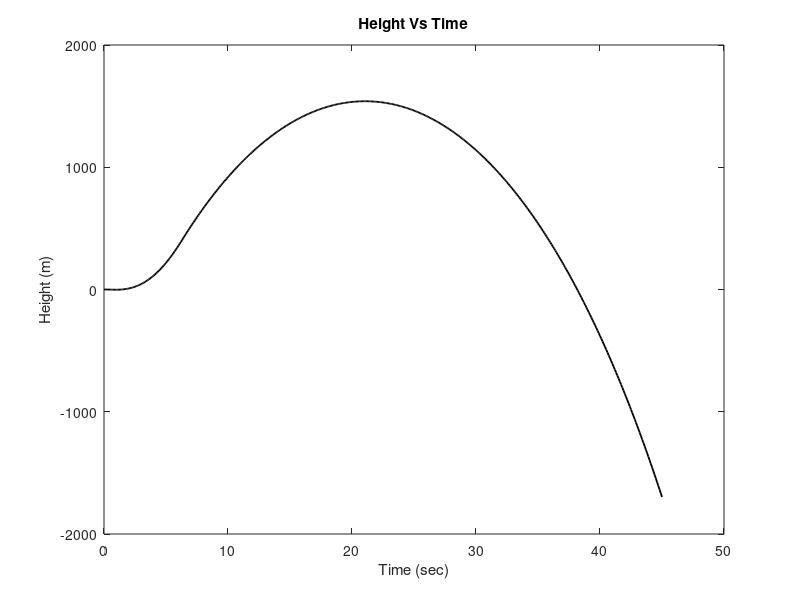
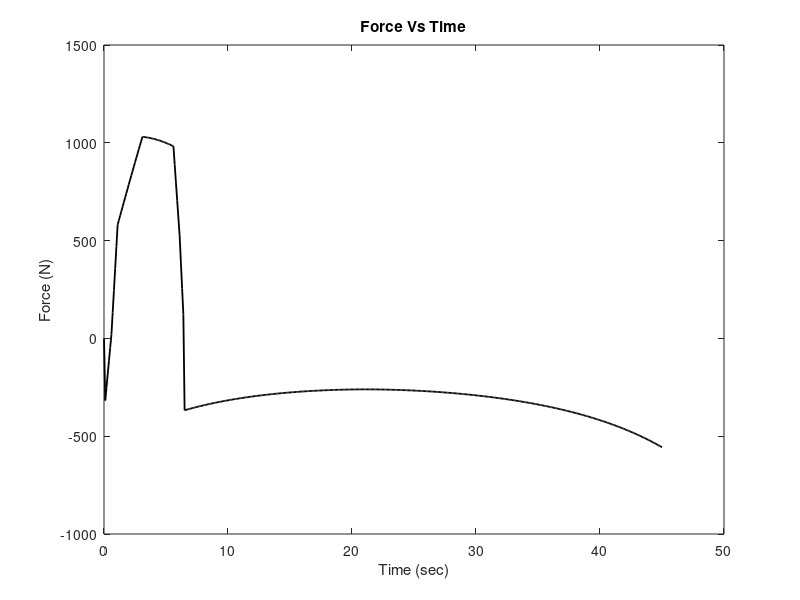
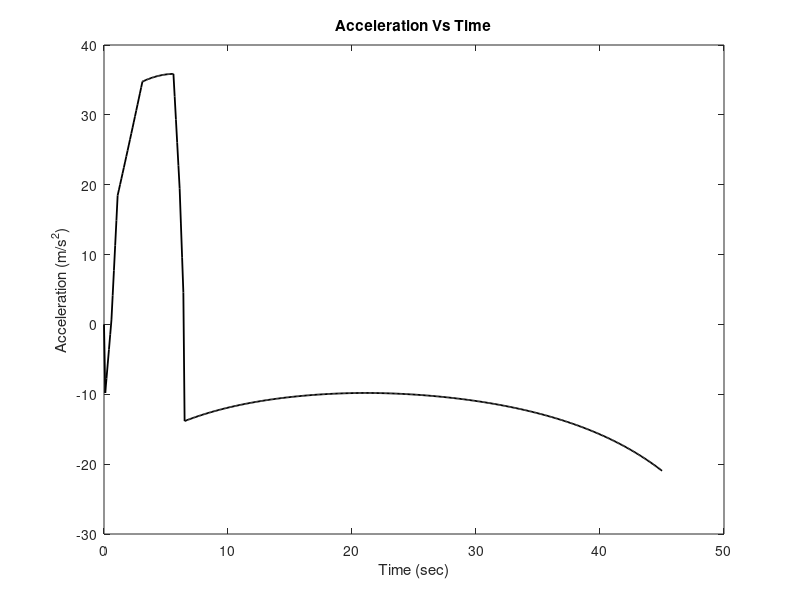
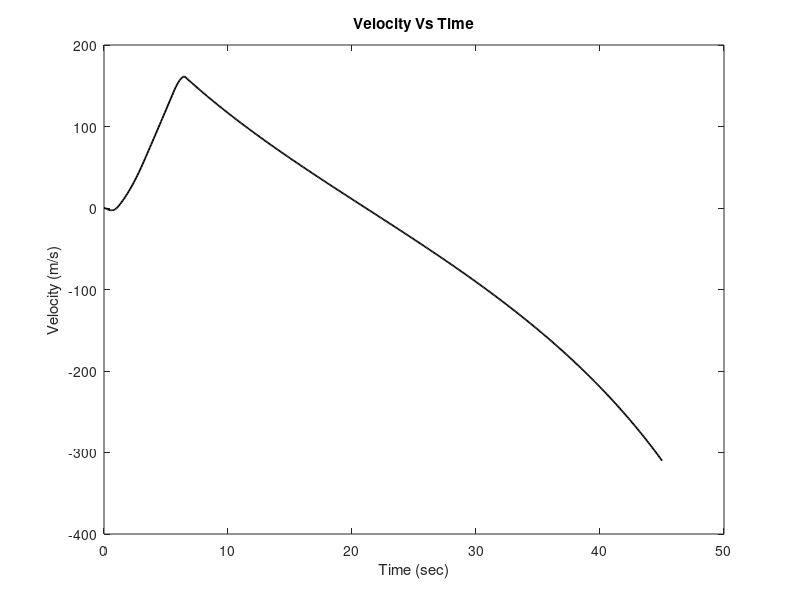

Source code (MATLAB) for these figures, in order:
%% USURPER Simulation V1
clear all 
close all 

%Initial Values
%Time Components 
    timeStart = 0;  
    timeStep = 0.1; 
    timeStop = 45;
    simulationIterator = 1;
%Drag Components
    dragForce = 0;          
    skinFrictionDrag = 0;         
    noseConeDrag = 0;           
    baseDrag = 0; 
    finDrag = 0;
    parachuteDrag = 0;
%Physical Components
    gravitationalAcceleration = 9.81;
    rocketAcceleration = 0;   
    velocity = 0;             
    height = 0; 
    thrustForce = 0;
    force = 0;
    rhoAir = zeros(((timeStop-timeStart)/timeStep)+1,2); %density vector from 0 to 3000 meters kg/m^3
    rhoAir(:,1) = linspace(0,3048,((timeStop-timeStart)/timeStep)+1);
    rhoAir(:,2) = linspace(1.225,.9093,((timeStop-timeStart)/timeStep)+1);
    runawayFullThrust = 1334.47; %300 lbf thurst in N
    runawayHalfThurst = 667.233; %150 lbf thurst in N
    
%Mass Components (g)
    %Nitrous Oxide Components 
    nitrousOxideTankEmpty  = 3968.93; 
    nitrousOxideTankFull = 9780.59;
    nitrousOxideMass = 5698.25;
    nitrousOxideTankMass = 9780.59;
    nitriousOxideMassFullFlowRate = 907.185*timeStep; %2 lbs/s flow rate in grams
    nitriousOxideMassHalfFlowRate = 453.592*timeStep; %1 lbs/s flow rate in grams
    flowRate = 0;
    %Rocket Body Components 
    rocketBodyComponentsMass = 22679.6; %Assumption of 50lb rocket mass without Nitrious Tank
    %Total Mass (Kg)
    totalMass = (nitrousOxideTankMass + rocketBodyComponentsMass)/1000; %CHANGE
%Nose Cone Components 
    cdNoseCone = 0.15; %value chosen, we need to do more research
    diameterNoseCone = 7*0.0254; % diameter of outside of rocket, meters
%Skin Friction Components
    diameterRocket = 7*0.0254;
    rocketSkinLength=2.15; % Length of rocket (m)
    dynamicViscosity=1.198e-5; %Dynamic viscosity of air
    cylSurfaceArea=pi*diameterRocket*rocketSkinLength; % surface area outside of rocket, meters
    finSurfaceArea= 0.036; % surface area of one fin (m^2)
    numFins=4; % number of fins on rocket
    finSurfaceAreaTotal= finSurfaceArea*numFins; % surface area of all fins
    totalSurfaceArea=cylSurfaceArea+finSurfaceAreaTotal; % total surface area of rocket
%Base Drag Components  (vaccum created under rocket when combustion is over)
    rocketLength=2.44; % overall length of rocket, meters
    noseConeLength=.457; % length of nose cone, meters
    bodyDiameter=.178; % diameter of body, meters
    bodyLength=1.98; % length of body, meters
    nozzleLength=.102; % length of nozzle, meters
    nozzleDiameter= .0762; % diameter of nozzle, meters
%Thrust Components 
thrustCurve = 4.44822*[0,75,200,225,250,275,300,300,300,300,300,300,200,50,0]; %Thrust curve with corresponding %Thrust (N) 1 lbf * 4.44822 = (N)
timeCurve = [0,0.5,1.0,1.5,2.0,2.5,3.0,3.5,4.0,4.5,5.0,5.5,6.0,6.5,7.0];
%Initial Vectors
%Mass Components (g)
    nitrousOxideTankMassVector = [];
    totalMassVector = [];
%Drag Components 
    dragForceVector = []; 
    skinFrictionDragVector = [];
    noseConeDragVector = []; 
    baseDragVector = [];
    finDragVector = [];
%Physical Components 
    heightVector = []; 
    velocityVector = [];
    rocketAccelerationVector = [];
    thrustForceVector = [];
    forceVector = [];
%Time Components 
    timeVector = []; 


%USURPER Simulation
for time = timeStart:timeStep:timeStop
%Initializing / Updating Vectors   
    %Mass Components (g)
    nitrousOxideTankMassVector(end + 1) = nitrousOxideTankMass;
    totalMassVector(end + 1) = totalMass; 
    %Drag Components
    dragForceVector(end + 1) = dragForce;
    skinFrictionDragVector(end + 1) = skinFrictionDrag;
    noseConeDragVector(end + 1) = noseConeDrag;
    baseDragVector(end + 1) = baseDrag;
    finDragVector(end + 1) = finDrag;
    %Physical Components
    heightVector(end + 1) = height;
    velocityVector(end + 1) = velocity;
    rocketAccelerationVector(end + 1) = rocketAcceleration;
    thrustForceVector(end + 1) = thrustForce;
    forceVector(end + 1) =  force;
    %Time Components
    timeVector(end + 1) = time;
 
%Simulation Calculations
    
    %Inital Assumptions 
    %Mass Components (g)
        nitrousOxideTankMass = nitrousOxideTankMassVector(end) - nitriousOxideMassFullFlowRate;
        if nitrousOxideTankMass > nitrousOxideTankEmpty 
            %Thrust Curve Integration
            if time >= timeCurve(1) && time <= timeCurve(2)
                thrustSlope = thrustCurve(2) - ((thrustCurve(2) - thrustCurve(1))/(timeCurve(2) - timeCurve(1)))*timeCurve(2);
                thrust = ((thrustCurve(2) - thrustCurve(1))/(timeCurve(2) - timeCurve(1)))*time + thrustSlope;

            elseif time > timeCurve(2) && time <= timeCurve(3)
                thrustSlope = thrustCurve(3) - ((thrustCurve(3) - thrustCurve(2))/(timeCurve(3) - timeCurve(2)))*timeCurve(3);
                thrust = ((thrustCurve(3) - thrustCurve(2))/(timeCurve(3) - timeCurve(2)))*time + thrustSlope;

            elseif time > timeCurve(3) && time <= timeCurve(4)
                thrustSlope = thrustCurve(4) - ((thrustCurve(4) - thrustCurve(3))/(timeCurve(4) - timeCurve(3)))*timeCurve(4);
                thrust = ((thrustCurve(4) - thrustCurve(3))/(timeCurve(4) - timeCurve(3)))*time + thrustSlope;

            elseif time > timeCurve(4) && time <= timeCurve(5)
                thrustSlope = thrustCurve(5) - ((thrustCurve(5) - thrustCurve(4))/(timeCurve(5) - timeCurve(4)))*timeCurve(5);
                thrust = ((thrustCurve(5) - thrustCurve(4))/(timeCurve(5) - timeCurve(4)))*time + thrustSlope;
            elseif time > timeCurve(5) && time <= timeCurve(6)
                thrustSlope = thrustCurve(6) - ((thrustCurve(6) - thrustCurve(5))/(timeCurve(6) - timeCurve(5)))*timeCurve(6);
                thrust = ((thrustCurve(6) - thrustCurve(5))/(timeCurve(6) - timeCurve(5)))*time + thrustSlope;

            elseif time > timeCurve(6) && time <= timeCurve(7)
                thrustSlope = thrustCurve(7) - ((thrustCurve(7) - thrustCurve(6))/(timeCurve(7) - timeCurve(6)))*timeCurve(7);
                thrust = ((thrustCurve(7) - thrustCurve(6))/(timeCurve(7) - timeCurve(6)))*time + thrustSlope;

            elseif time > timeCurve(7) && time <= timeCurve(8)
                thrustSlope = thrustCurve(8) - ((thrustCurve(8) - thrustCurve(7))/(timeCurve(8) - timeCurve(7)))*timeCurve(8);
                thrust = ((thrustCurve(8) - thrustCurve(7))/(timeCurve(8) - timeCurve(7)))*time + thrustSlope;

            elseif time > timeCurve(8) && time <= timeCurve(9)
                thrustSlope = thrustCurve(9) - ((thrustCurve(9) - thrustCurve(8))/(timeCurve(9) - timeCurve(8)))*timeCurve(9);
                thrust = ((thrustCurve(9) - thrustCurve(8))/(timeCurve(9) - timeCurve(8)))*time + thrustSlope;

            elseif time > timeCurve(9) && time <= timeCurve(10)
                thrustSlope = thrustCurve(10) - ((thrustCurve(10) - thrustCurve(9))/(timeCurve(10) - timeCurve(9)))*timeCurve(10);
                thrust = ((thrustCurve(10) - thrustCurve(9))/(timeCurve(10) - timeCurve(9)))*time + thrustSlope;

            elseif time > timeCurve(10) && time <= timeCurve(11)
                thrustSlope = thrustCurve(11) - ((thrustCurve(11) - thrustCurve(10))/(timeCurve(11) - timeCurve(10)))*timeCurve(11);
                thrust = ((thrustCurve(11) - thrustCurve(10))/(timeCurve(11) - timeCurve(10)))*time + thrustSlope;
            
            elseif time > timeCurve(11) && time <= timeCurve(12)
                thrustSlope = thrustCurve(12) - ((thrustCurve(12) - thrustCurve(11))/(timeCurve(12) - timeCurve(11)))*timeCurve(12);
                thrust = ((thrustCurve(12) - thrustCurve(11))/(timeCurve(12) - timeCurve(11)))*time + thrustSlope;

            elseif time > timeCurve(12) && time <= timeCurve(13)
                thrustSlope = thrustCurve(13) - ((thrustCurve(13) - thrustCurve(12))/(timeCurve(13) - timeCurve(12)))*timeCurve(13);
                thrust = ((thrustCurve(13) - thrustCurve(12))/(timeCurve(13) - timeCurve(12)))*time + thrustSlope;

            elseif time > timeCurve(13) && time <= timeCurve(14)
                thrustSlope = thrustCurve(14) - ((thrustCurve(14) - thrustCurve(13))/(timeCurve(14) - timeCurve(13)))*timeCurve(14);
                thrust = ((thrustCurve(14) - thrustCurve(13))/(timeCurve(14) - timeCurve(13)))*time + thrustSlope;

            else
                thrust = 0;
            end        
  
        else 
            thrust = 0.0; 
            nitriousOxideMassFullFlowRate = 0;
        end 
        totalMass = (nitrousOxideTankMass + rocketBodyComponentsMass)/1000;
    %Physical Components
        velocity = velocityVector(end) + rocketAcceleration(end)*timeStep; %Inaccuracy 
        height = heightVector(end) + velocity*timeStep;

    %Drag Components
    if velocity ~= 0
        %Skin Friction
        reynoldsNum=((rhoAir(simulationIterator,2))*abs(velocity)*rocketSkinLength)/dynamicViscosity; % reynolds number, unitless
        cfSkin=1/((1.5*log(reynoldsNum)-5.6)^2); % friction coeff, unitless
        skinFrictionDrag = (.5)*(cfSkin)*(rhoAir(simulationIterator,2))*(totalSurfaceArea*(velocity^2));
        %Nose Cone Drag
        noseConeDrag = (.5)*(cdNoseCone)*(rhoAir(simulationIterator,2))*(pi*(diameterNoseCone^2)/4)*(velocity^2);
        %Base Drag
        cdForBody=(1+(60/(rocketLength/bodyDiameter)^3)+.0025*(bodyLength/bodyDiameter))*((2.7*noseConeLength/bodyDiameter)+(4*bodyLength/bodyDiameter)+(2*(1-(nozzleDiameter/bodyDiameter))*(nozzleLength/bodyDiameter)))*skinFrictionDrag;
        cdBase=(.029*((nozzleDiameter/bodyDiameter)^3))/sqrt(cdForBody); % drag coeff of base of rocket
        baseDrag = (0.5)*cdBase*(rhoAir(simulationIterator,2))*(pi*(bodyDiameter^2)/4)*(velocity^2); % drag of the base, N
        %Fin Drag
        finDrag = 0;
    else 
        skinFrictionDrag = 0;
        noseConeDrag = 0;
        baseDrag = 0;
        finDrag = 0;
    end
    %Force Calculations
    thrustForce = thrust;
    dragForce = skinFrictionDrag + noseConeDrag + baseDrag + finDrag;
    massForce = totalMass*gravitationalAcceleration;
    force = thrustForce - dragForce - massForce; 
    %Acceleration Calculation
    rocketAcceleration = force/totalMass;
    
    simulationIterator = simulationIterator + 1;
end        
  
figure(1)
plot(timeVector,heightVector,'k','LineWidth',1.3)
title('Height Vs Time')
ylabel('Height (m)')
xlabel('Time (sec)')

figure(2)
plot(timeVector,forceVector,'k','LineWidth',1.3)
title('Force Vs Time')
ylabel('Force (N)')
xlabel('Time (sec)')

figure(3)
plot(timeVector,rocketAccelerationVector,'k','LineWidth',1.3)
title('Acceleration Vs Time')
ylabel('Acceleration (m/s^2)')
xlabel('Time (sec)')

figure(4)
plot(timeVector,velocityVector,'k','LineWidth',1.3)
title('Velocity Vs Time')
ylabel('Velocity (m/s)')
xlabel('Time (sec)')

figure(5)
plot(timeVector,dragForceVector,'k','LineWidth',1.3)
title('Drag Force Vs Time')
ylabel('Drag Force (N)')
xlabel('Time (sec)')

figure(6)
plot(timeVector,totalMassVector,'k','LineWidth',1.3)
title('Mass Vs Time')
ylabel('Mass (Kg)')
xlabel('Time (sec)')

figure(7)
plot(timeVector,thrustForceVector,'k','LineWidth',1.3)
title('Thrust Force Vs Time')
ylabel('Thrust Force (N)')
xlabel('Time (sec)')





%% USURPER SimulationV1. GetAcceleration 
function [a, d] = GetAcceleration (t , v, h )
g = 9.81;
f = GetThrust ( t );
m = GetMass ( t );
[d] = GetDrag ( v,h,t );
a = ( f - m*g - d )/ m ; % Newton Second Law
end
